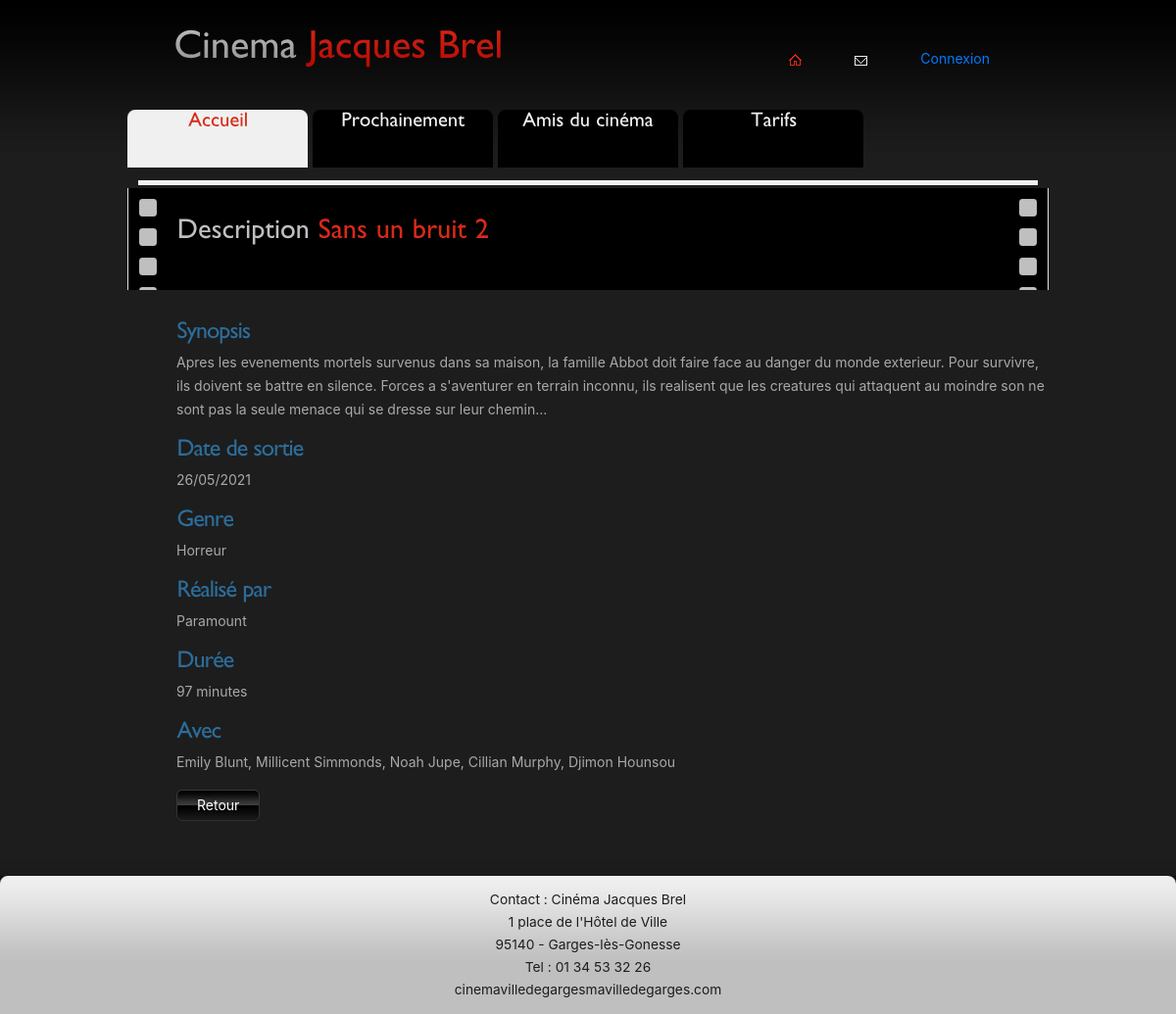
The app's page /index.php?page=4&idfilm=4 with its own data.
### tables this page shows
CREATE TABLE IF NOT EXISTS `film` (
  `idfilm` int(11) NOT NULL AUTO_INCREMENT,
  `VISA` char(15) NOT NULL,
  `NOMCOMPAGNIE` varchar(128)  NOT NULL,
  `CODEGENRE` char(32)  NOT NULL,
  `TITRE` varchar(50) DEFAULT NULL,
  `DUREE` smallint(6) DEFAULT NULL,
  `VERSION` char(30) DEFAULT NULL,
  `DATELIMITE` date DEFAULT NULL,
  `URL` varchar(100) NOT NULL,
  `dateSortie` date NOT NULL,
  `avec` mediumtext NOT NULL,
  `synopsis` mediumtext NOT NULL,
  `prochainement` tinyint(1) NOT NULL,
  PRIMARY KEY (`idfilm`),
  KEY `I_FK_FILM_MAISONEDITION` (`NOMCOMPAGNIE`),
  KEY `I_FK_FILM_GENRE` (`CODEGENRE`)
);

### controleur/controleur.class.php (called while the page is built, shortened)
<?php
    require_once ("Modele/modele.film.php");
    class Controleur
    {
        private $unModele;
        public function __construct(){
            $this -> unModele = new Modele();
        }
        public function selectWhereFilm ($idfilm){
            return $this -> unModele -> selectWhereFilm ($idfilm);
        }
    }
?>

### Modele/modele.film.php (called while the page is built, shortened)
<?php
class Modele {
	private $pdo ;
	public function __construct(){
		$this -> pdo = null;
		try{
			$this -> pdo = new PDO("mysql:host=localhost;dbname=ppecinema","geny","geny", array(PDO::MYSQL_ATTR_INIT_COMMAND => "SET NAMES utf8"));
		}
		catch(PDOException $exp){
			echo "Impossible de se connecter au serveur Mysql / ppecinema";
			echo $exp -> getMessage();
		}
	}
	public function selectWhereFilm ($idfilm){
			if($this -> pdo != null){
				$requete = "SELECT * from film where idfilm = :idfilm;";
				$donnees = array (":idfilm" => $idfilm);
				$select = $this -> pdo -> prepare ($requete);
				$select -> execute($donnees);
				return $select -> fetch();
			}else{
				return null;
			}
	}
}
?>

### description/desc-SansUnBruit2.php (the view, shortened to what this page needs)
<?php
    if(isset($_GET['idfilm'])){
        $idfilm = $_GET['idfilm'];
        $unFilm = $unControleur -> selectWhereFilm($idfilm);
    }
?>
<!DOCTYPE>
<html>
<head>
</head>
<body>
	<div id="content">
		<div class="line-hor"></div>
		<div class="box">
			<div class="border-right">
				<div class="border-left">
					<div class="inner">
						<h3>Description <span><?php echo $unFilm['TITRE'];?></span></h3>
					</div>
				</div>
			</div>
		</div>
		<div class="content">
	        <ul class="movies">
	            <h4><span>Synopsis</span></h4>
	            <p align="left">
					<?php echo $unFilm['synopsis'];?>
				</p>
				<h4><span>Date de sortie</span></h4>
				<p><?php echo strftime("%d/%m/%Y", strtotime($unFilm['dateSortie']));?></p>
				<h4><span>Genre</span></h4>
				<p><?php echo $unFilm['CODEGENRE'];?></p>
				<h4><span>Réalisé par</span></h4>
				<p><?php echo $unFilm['NOMCOMPAGNIE'];?></p>
				<h4><span>Durée</span></h4>
				<p><?php echo $unFilm['DUREE'];?> minutes</p>
				<h4><span>Avec</span></h4>
				<p><?php echo $unFilm['avec'];?> </p>
				<div class="wrapper">
					<a href="index.php?page=1" class="link2" onclick="document.getElementById('contacts-form').submit()">
						<span>
							<span>Retour</span>
						</span>
					</a>
				</div>
			</ul>
		</div>
	</div>
</body>
</html>

### style.css (style rules this page uses)
* { margin: 0; padding: 0; }
html, body { min-width: 940px; }
body { background: rgb(0, 0, 0); font-family: Arial, Helvetica, sans-serif; font-size: 100%; line-height: 1em; color: #858585; }
p { margin: 0; padding: 0; color: darkgrey; }
ul, ol { list-style: none; color: darkgray; }
.wrapper { width: 100%; overflow: hidden }
.movies { width: 100% }
p { margin-bottom: 15px; line-height: 1.714em }
a { color: #e1e1e1; outline: none }
h3 { font-size: 30px; line-height: 1.2em; color: #bfbfbf; margin-bottom: 20px }
h3 span { color: #d72a18 }
h4 { font-size: 20px; line-height: 1.2em; letter-spacing: -1px; color: #2c6d9a; margin-bottom: 18px }
.link2 { display: block; float: left; background: url(images/link2-right.gif) no-repeat right top; color: #fff; cursor: pointer; text-decoration: none; line-height: 1em }
.link2 span { display: block; float: left; padding: 0 6px; background: url(images/link2-left.gif) no-repeat left top }
.link2 span span { display: block; background: url(images/link2-tail.gif) repeat-x left top; padding: 9px 15px 10px 15px }
.line-hor { overflow: hidden; font-size: 0; line-height: 0; width: 918px; height: 8px; margin-left: 11px; background: url(images/line-hor.gif) repeat-x left top; z-index: 1; position: relative }
.box { background: #000; width: 100%; margin-top: -3px }
.box .border-left { background: url(images/border-left.gif) repeat-y left top }
.box .border-right { background: url(images/border-right.gif) repeat-y right top }
.box .inner { padding: 28px 50px 25px 50px }
#content .content { padding: 30px 0 39px 50px }
#page1 #content .box { margin: 0 }

### records on screen
film: synopsis "Apres les evenements mortels survenus dans sa maison, la famille Abbot doit faire face au danger du monde exterieur. Pour survivre, ils doivent se battre en silence. Forces a s'aventurer en terrain inconnu, ils realisent que les creatures qui attaquent au moindre son ne sont pas la seule menace qui se dresse sur leur chemin...", dateSortie "26/05/2021", CODEGENRE "Horreur", NOMCOMPAGNIE "Paramount", DUREE "97", avec "Emily Blunt, Millicent Simmonds, Noah Jupe, Cillian Murphy, Djimon Hounsou"
